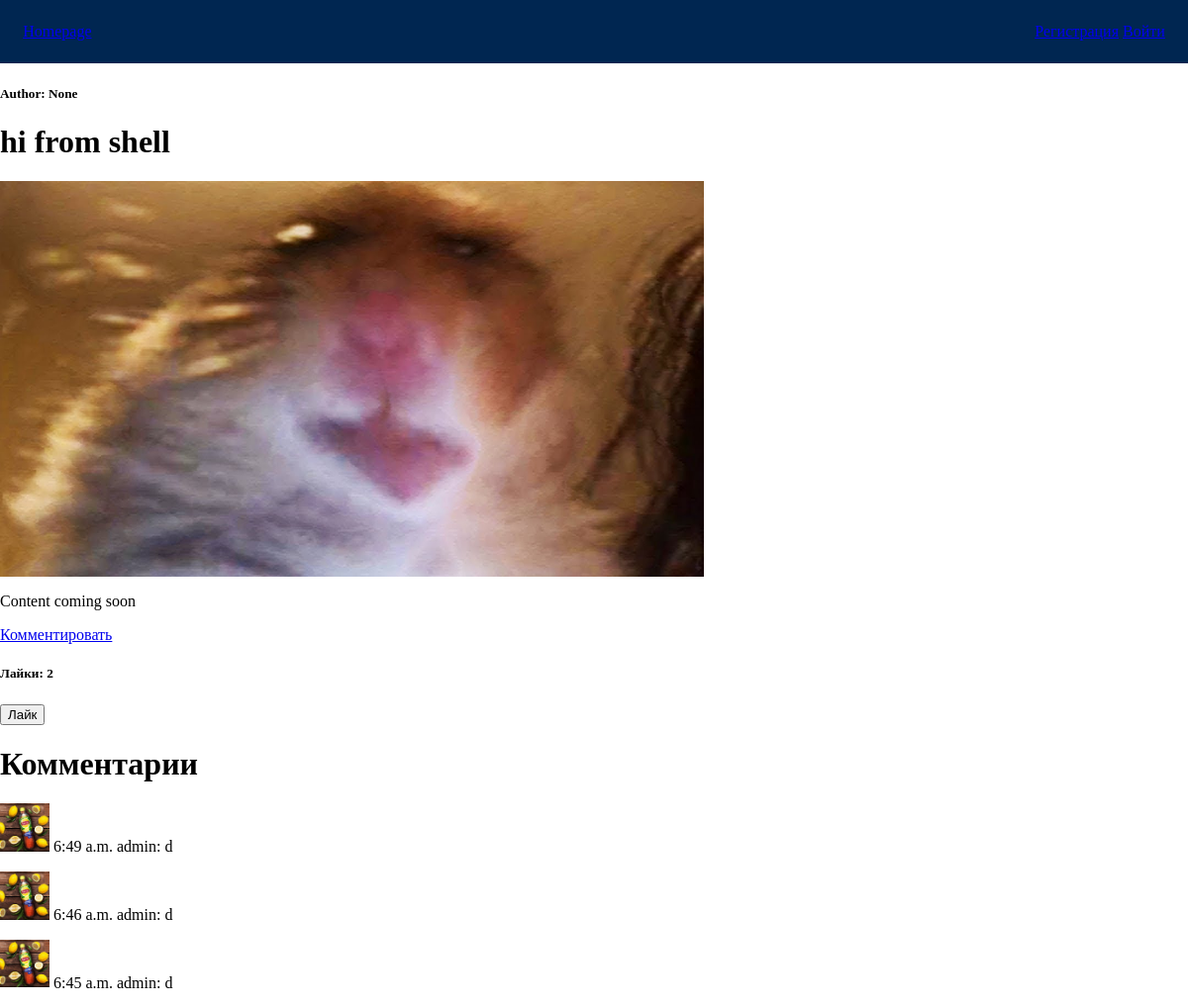
Screenshot of /news/2/ with the database file from the repository.
### news/models.py (models this page shows, shortened)
class News(models.Model):
    author = models.ForeignKey(User, null=True, on_delete=models.SET_NULL)
    article = models.CharField(max_length=100)
    body = models.TextField(blank=True, null=True)
    commentary = models.ManyToManyField(Commentaries)
    likes = models.ManyToManyField(Likes)
    image = models.ImageField(upload_to='news_images/', default='news_images/default_news.jpg')
    image_thumbnail = models.ImageField(upload_to='news_images/', default='news_images/default_news_thumb.jpg', null=True, blank=True)
    def get_likes(self):
        return self.likes.count()

class Commentaries(models.Model):
    class Meta:
        ordering = ['-date']
    user = models.ForeignKey(User, null=True, on_delete=models.SET_NULL)
    date = models.DateTimeField(auto_now_add=True)
    text = models.TextField(blank=False, null=True)

### profiles/models.py (models this page shows)
class UserInformation(models.Model):
    profile = models.OneToOneField(User, primary_key=True, on_delete=models.CASCADE)
    bio = models.CharField(max_length=250)
    profile_image = models.ImageField(upload_to='profile_images/', null=True, blank=True)

### news/views.py (the view)
# urls.py: path('news/<int:pk>/', detail_view, name='detail-view'),
def detail_view(request, *args, **kwargs):
    user = request.user
    liked = False
    try:
        obj = News.objects.get(id=kwargs['pk'])
    except News.DoesNotExist:
        raise Http404
    if request.user.is_authenticated and obj.likes.filter(user=user):
        liked = True
    return render(request, 'news/detail.html', {'single_object': obj, 'liked': liked})

### news/templates/news/detail.html (shortened to what this page needs)
{% extends "base.html" %}
{% load static %}
{% block content %}
<h5>Author: {{ single_object.author }}</h5>
<h1>{{ single_object.article }}</h1>
{% if single_object.image %}
    <img src="{% static single_object.image.url %}" alt="{{ single_object.article }}" height="400">
{% endif %}
{% include 'news/detail_snippet.html' with single_object=single_object %}
<a href="/news/commentary/{{ single_object.pk }}">Комментировать</a>
<h5>Лайки: {{ single_object.get_likes }}</h5>
    <form action="/news/like/{{ single_object.pk }}/" method="post">
        {% if not liked %}
            <input type="submit" value="Лайк">
        {% else %}
            <input type="submit" value="Дизлайк">
        {% endif %}
    </form>
<h1>Комментарии</h1>
{% for c in single_object.commentary.all %}
<p>
    {% if c.user.userinformation.profile_image %}
         <img src="{% static c.user.userinformation.profile_image.url %}" alt="{{ profile }}" width="50">
    {% endif %}
    {{ c.date.time }}
    {{ c.user }}:
    {{ c.text }}
</p>
{% endfor %}
{% endblock %}

### templates/base.html (shortened to what this page needs)
{% load static %}
<html lang="en">
<head>
    <link rel="stylesheet" href="{% static 'css/style.css' %}">
</head>
<body>
    {% include 'navbar.html' %}
    {% block content %}
    {% endblock %}
</body>
</html>

### templates/navbar.html
<nav>
    <a href="/">Homepage</a>
    <div class="nav-menu">
        {% if user.is_authenticated %}
        {% if user.userinformation.profile_image %}
        <img src="{{ user.userinformation.profile_image.url }}" alt="{{ user }} avatar" width="25">
        {% endif %}
        <span>Hi, <a href="profile/{{ user.id }}">{{ user }}</a></span>
            <a href="/logout">Выйти</a>
        {% else %}
            <a href="/register">Регистрация</a>
            <a href="/login">Войти</a>
        {% endif %}
    </div>
</nav>

### news/templates/news/detail_snippet.html
{% if single_object.body %}
    <p>{{ single_object.body }}
{% else %}
    <p>Content coming soon</p>
{% endif %}

### staticbase/css/style.css (style rules this page uses)
body { margin: 0; }
nav { padding: 1.45em; background-color: #002651; display: flex; justify-content: space-between; }

### rows the page displays
News: author "None", article "hi from shell", image (placeholder picture), get_likes "2"
Commentaries: user.profile_image (picture), date.time "6:49 a.m.", user "admin", text "d"
Commentaries: user.profile_image (picture), date.time "6:46 a.m.", user "admin", text "d"
Commentaries: user.profile_image (picture), date.time "6:45 a.m.", user "admin", text "d"
